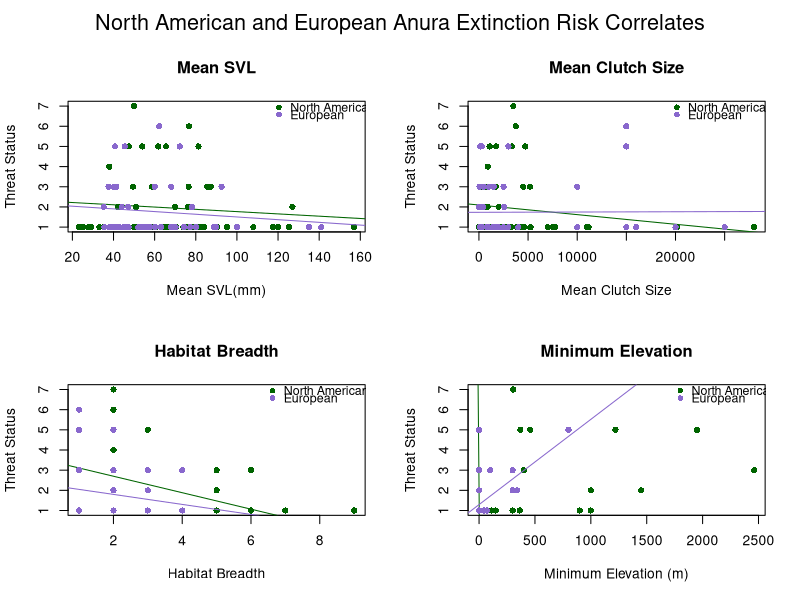
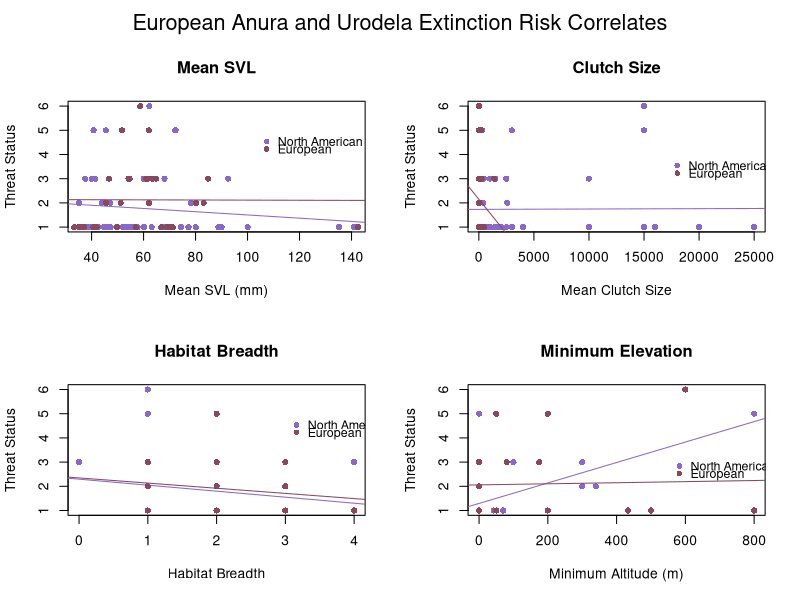
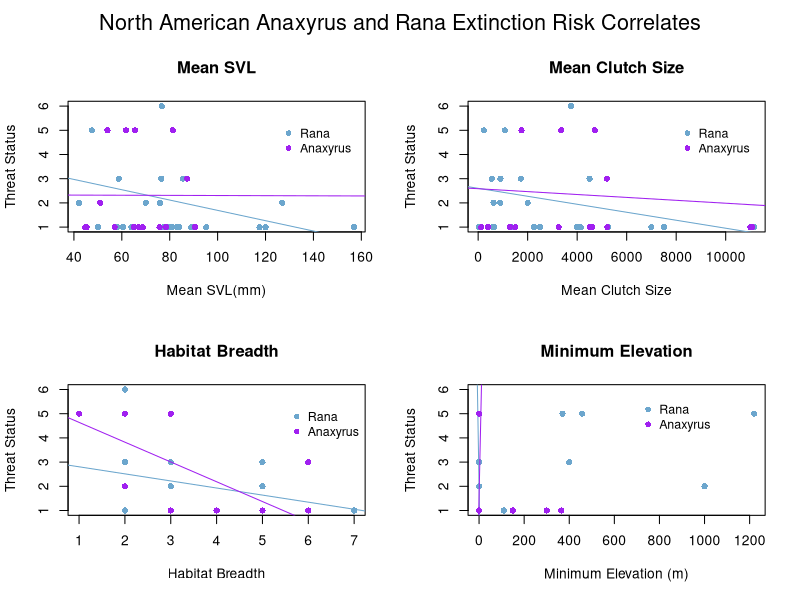

Generate these figures, in order, with R: (Note: this script raises an error after producing the figures.)
# ENEC 395 Undergraduate Research 
# Alicia Wood
# 3/20/17
# Correlates of Extinction Risk in European and North American Amphibians



### Setting my working directory to the folder where all of my data and code are stored

setwd('~/Desktop/Extinction-Risk')

library(dplyr)
library(tidyr)



### Reading in raw data files

NAfrogs = read.table("NorthAmericanFrogs.txt", header=T, sep = '\t', quote = "\"")
NApaired = read.table("NorthAmericanFrogsPaired.txt", header=T, sep='\t', quote = "\"")
EuroAmphib = read.table("EuropeanAmphibians.txt", header=T, sep = '\t', quote = "\"", 
                        na.strings = "DD")
Taxonomy = read.table("Taxonomy.txt", header=T, sep = '\t', quote = "\"")



### Simplifying and preparing data for analysis

#Creating Habitat Breadth columns in both datasets
EuroAmphib$Forest <- apply(EuroAmphib[,c(123:131)], 1, sum)
EuroAmphib$Forest[EuroAmphib$Forest > 0] <- 1
EuroAmphib$Savanna <- apply(EuroAmphib[,c(132:133)], 1, sum)
EuroAmphib$Savanna[EuroAmphib$Savanna > 0] <- 1
EuroAmphib$Shrubland <- apply(EuroAmphib[,c(134:141)], 1, sum)
EuroAmphib$Shrubland[EuroAmphib$Shrubland > 0] <- 1
EuroAmphib$Grassland <- apply(EuroAmphib[,c(142:148)], 1, sum)
EuroAmphib$Grassland[EuroAmphib$Grassland > 0] <- 1
EuroAmphib$Wetlands <- apply(EuroAmphib[,c(149:164)], 1, sum)
EuroAmphib$Wetlands[EuroAmphib$Wetlands > 0] <- 1
EuroAmphib$RockyAreas[EuroAmphib$Habitat_RockyAreas_inland_cliffs_moutain_peaks == 1] <- 1
EuroAmphib$RockyAreas[EuroAmphib$Habitat_RockyAreas_inland_cliffs_moutain_peaks == 0] <- 0
EuroAmphib$Caves <- apply(EuroAmphib[,c(166:167)], 1, sum)
EuroAmphib$Caves[EuroAmphib$Caves > 0] <- 1
EuroAmphib$Deserts <- apply(EuroAmphib[,c(168:170)], 1, sum)
EuroAmphib$Deserts[EuroAmphib$Deserts > 0] <- 1
EuroAmphib$ArtificialTerrestrial <- apply(EuroAmphib[,c(171:176)], 1, sum)
EuroAmphib$ArtificialTerrestrial[EuroAmphib$ArtificialTerrestrial > 0] <- 1
EuroAmphib$Other[EuroAmphib$Habitat_Other_dunes == 1] <- 1
EuroAmphib$Other[EuroAmphib$Habitat_Other_dunes == 0] <- 0
EuroAmphib$HabitatBreadth <- apply(EuroAmphib[,c(255:264)], 1, sum)
NAfrogs$HabitatBreadth <- apply(NAfrogs[,c(22:33)], 1, sum)

#Condensing mean max and min Clutch Size into 1 mean Clutch Size column for NA dataset
NAfrogs$ClutchSize <- ifelse(is.na(NAfrogs$MeanClutchSize), ifelse(is.na(NAfrogs$MaxClutchSize), 
                      ifelse(is.na(NAfrogs$MinClutchSize), NA, NAfrogs$MinClutchSize),
                      ifelse(is.na(NAfrogs$MinClutchSize), NAfrogs$MaxClutchSize, 
                      rowMeans(NAfrogs[,c("MinClutchSize", "MaxClutchSize")]))), 
                      NAfrogs$MeanClutchSize)

#Simplifying NAfrogs SVL data into 1 Mean SVL column
NAfrogs$SVLunspecified <- ifelse(is.na(NAfrogs$MeanSVL_Unspecified_mm), 
                                 ifelse(is.na(NAfrogs$MaxSVL_Unspecified_mm),
                                        ifelse(is.na(NAfrogs$MinSVL_Unspecified_mm), NA, 
                                               NAfrogs$MinSVL_Unspecified_mm), 
                                        ifelse(is.na(NAfrogs$MinSVL_Unspecified_mm), 
                                               NAfrogs$MaxSVL_Unspecified_mm, 
                                               rowMeans(NAfrogs[,c("MinSVL_Unspecified_mm", 
                                                                   "MaxSVL_Unspecified_mm")]))), 
                                 NAfrogs$MeanSVL_Unspecified_mm)
NAfrogs$SVLfemale <- ifelse(is.na(NAfrogs$MeanSVL_Female_mm), 
                            ifelse(is.na(NAfrogs$MaxSVL_Female_mm), 
                                   ifelse(is.na(NAfrogs$MinSVL_Female_mm), NA, 
                                          NAfrogs$MinSVL_Female_mm), 
                                   ifelse(is.na(NAfrogs$MinSVL_Female_mm), 
                                          NAfrogs$MaxSVL_Female_mm, 
                                          rowMeans(NAfrogs[,c("MinSVL_Female_mm", 
                                                              "MaxSVL_Female_mm")]))), 
                            NAfrogs$MeanSVL_Female_mm)
NAfrogs$SVLmale <- ifelse(is.na(NAfrogs$MeanSVL_Male_mm), 
                          ifelse(is.na(NAfrogs$MaxSVL_Male_mm), 
                                 ifelse(is.na(NAfrogs$MinSVL_Male_mm), NA, 
                                        NAfrogs$MinSVL_Male_mm), 
                                 ifelse(is.na(NAfrogs$MinSVL_Male_mm), NAfrogs$MaxSVL_Male_mm, 
                                        rowMeans(NAfrogs[,c("MinSVL_Male_mm", 
                                                            "MaxSVL_Male_mm")]))), 
                          NAfrogs$MeanSVL_Male_mm)
NAfrogs$SVLMFmean <- rowMeans(NAfrogs[,c("SVLfemale", "SVLmale")])
NAfrogs$SVL <- ifelse(!is.na(NAfrogs$SVLunspecified) & !is.na(NAfrogs$SVLfemale) & 
                        !is.na(NAfrogs$SVLmale), rowMeans(NAfrogs[,c("SVLunspecified", 
                                                                     "SVLMFmean")]), 
                      ifelse(is.na(NAfrogs$SVLunspecified), 
                             ifelse(is.na(NAfrogs$SVLfemale), 
                                    ifelse(is.na(NAfrogs$SVLmale), NA, NAfrogs$SVLmale), 
                                    ifelse(is.na(NAfrogs$SVLmale), NAfrogs$SVLfemale, 
                                           NAfrogs$SVLMFmean)), NAfrogs$SVLunspecified))



### Organizing Threat Data

# Creating Continuous Threat Status Values in European Dataset
EuroAmphib$threat[EuroAmphib$IUCN_Status_LeastConcern == 1] <- 1
EuroAmphib$threat[EuroAmphib$IUCN_Status_Vulnerable == 1] <- 2
EuroAmphib$threat[EuroAmphib$IUCN_Status_NearThreatened == 1] <- 3
EuroAmphib$threat[EuroAmphib$IUCN_Status_Endangered == 1] <- 5
EuroAmphib$threat[EuroAmphib$IUCN_Status_CriticallyEndangered == 1] <- 6
# Creating Threat status ordinal values
threat = data.frame(IUCN_Threat_Status = c('LC', 'VU', 'NT', 'TH', 'EN', 'CR', 'EW'),
                    threat = 1:7)



### Joining in taxonomy and threat datasets

NAfrogs <- merge(NAfrogs, Taxonomy, by = "SpeciesName") %>% left_join(threat)
EuroAmphib <- merge(EuroAmphib, Taxonomy, by = "SpeciesName")



### Dividing European dataset into Anura and Urodela order datasets

Efrogs <- EuroAmphib[EuroAmphib$Order == 'Anura',]
Esalamanders <- EuroAmphib[EuroAmphib$Order == 'Urodela',]



##### Plots and Linear Models

## North American and European Anura Comparison
par(mfrow=c(2,2), oma = c(0,0,2,0))
# SVL
plot(NAfrogs$SVL, NAfrogs$threat, xlab = "Mean SVL(mm)", ylab = "Threat Status", 
     main = "Mean SVL", col = "darkgreen", pch = 16)
lm_svl_na = lm(NAfrogs$threat ~ NAfrogs$SVL)
abline(lm_svl_na, col = "darkgreen")
summary(lm_svl_na)
points(Efrogs$SVL_Unspecified_mm, Efrogs$threat, xlab = "Mean SVL (mm)", ylab = "Threat Status", 
       col = "mediumpurple3", pch = 16)
lm_svl_e = lm(Efrogs$threat ~ Efrogs$SVL_Unspecified_mm)
abline(lm_svl_e, col = "mediumpurple3")
summary(lm_svl_e)
legend(115,7.5, c("North American", "European"), pch = 16, 
       col = c("darkgreen", "mediumpurple3"), cex = 0.9, bty = "n", y.intersp = 0.5)
# Clutch Size
plot(NAfrogs$ClutchSize, NAfrogs$threat, xlab = "Mean Clutch Size", ylab = "Threat Status", 
     main = "Mean Clutch Size", col = "darkgreen", pch = 16)
lm_cs_na = lm(NAfrogs$threat ~ NAfrogs$ClutchSize)
abline(lm_cs_na, col = "darkgreen")
summary(lm_cs_na)
points(Efrogs$Number_of_eggs_or_offspring, Efrogs$threat, xlab = "Mean Clutch Size", 
       ylab = "Threat Status", col = "mediumpurple3", pch = 16)
lm_cs_e = lm(Efrogs$threat ~ Efrogs$Number_of_eggs_or_offspring)
abline(lm_cs_e, col = "mediumpurple3")
summary(lm_cs_e)
legend(19000,7.5, c("North American", "European"), pch = 16, 
       col = c("darkgreen", "mediumpurple3"), cex = 0.9, bty = "n", y.intersp = 0.5)
# Habitat Breadth
plot(NAfrogs$HabitatBreadth, NAfrogs$threat, xlab = "Habitat Breadth", ylab = "Threat Status", 
     main = "Habitat Breadth", col = "darkgreen", pch = 16)
lm_hb_na = lm(NAfrogs$threat ~ NAfrogs$HabitatBreadth)
abline(lm_hb_na, col = "darkgreen")
summary(lm_hb_na)
points(Efrogs$HabitatBreadth, Efrogs$threat, xlab = "Habitat Breadth", ylab = "Threat Status", 
       col = "mediumpurple3", pch = 16)
lm_hb_e = lm(Efrogs$threat ~ Efrogs$HabitatBreadth)
abline(lm_hb_e, col = "mediumpurple3")
summary(lm_hb_e)
legend(6.3,7.5, c("North American", "European"), pch = 16, 
       col = c("darkgreen", "mediumpurple3"), cex = 0.9, bty = "n", y.intersp = 0.5)
# Minimum Elevation
plot(NAfrogs$MinElevation_m, NAfrogs$threat, xlab = "Minimum Elevation (m)", 
     ylab = "Threat Status", main = "Minimum Elevation", 
     col = "darkgreen", pch = 16)
lm_me_na = lm(NAfrogs$threat ~ NAfrogs$MinElevation_m)
abline(lm_me_na, col = "darkgreen")
summary(lm_me_na)
points(Efrogs$Altitude_min, Efrogs$threat, xlab = "Minimum Altitude (m)", ylab = "Threat Status", 
       col = "mediumpurple3", pch = 16)
lm_me_e = lm(Efrogs$threat ~ Efrogs$Altitude_min)
abline(lm_me_e, col = "mediumpurple3")
summary(lm_me_e)
legend(1700,7.5, c("North American", "European"), pch = 16, 
       col = c("darkgreen", "mediumpurple3"), cex = 0.9, bty = "n", y.intersp = 0.5)
mtext("North American and European Anura Extinction Risk Correlates", outer = TRUE, cex = 1.3)

# Multi-Variable Linear Model North American Frogs
Multi_lm_na = lm(NAfrogs$threat ~ NAfrogs$SVL + NAfrogs$ClutchSize + NAfrogs$HabitatBreadth + 
                   NAfrogs$MinElevation_m)
summary(Multi_lm_na)
# Multi-Variable Linear Model European Frogs
Multi_lm_e = lm(Efrogs$threat ~ Efrogs$SVL_Unspecified_mm + Efrogs$Number_of_eggs_or_offspring + 
                  Efrogs$HabitatBreadth + Efrogs$Altitude_min)
summary(Multi_lm_e)

## European Anura and Urodela Comparison
par(mfrow=c(2,2), oma = c(0,0,2,0))
# SVL
plot(Efrogs$SVL_Unspecified_mm, Efrogs$threat, xlab = "Mean SVL (mm)", ylab = "Threat Status", 
     col = "mediumpurple3", main = "Mean SVL", pch = 16)
lm_svl_f = lm(Efrogs$threat ~ Efrogs$SVL_Unspecified_mm)
abline(lm_svl_f, col = "mediumpurple3")
summary(lm_svl_f)
points(Esalamanders$SVL_Unspecified_mm, Esalamanders$threat, xlab = "Mean SVL (mm)", 
       ylab = "Threat Status", col = "palevioletred4", pch = 16)
lm_svl_s = lm(Esalamanders$threat ~ Esalamanders$SVL_Unspecified_mm)
abline(lm_svl_s, col = "palevioletred4")
summary(lm_svl_s)
legend(103,5, c("North American", "European"), pch = 16, 
       col = c("mediumpurple3", "palevioletred4"), cex = 0.9, bty = "n", y.intersp = 0.5)
# Clutch Size
plot(Efrogs$Number_of_eggs_or_offspring, Efrogs$threat, xlab = "Mean Clutch Size", 
     ylab = "Threat Status", col = "mediumpurple3", 
     main = "Clutch Size", pch = 16)
lm_cs_f = lm(Efrogs$threat ~ Efrogs$Number_of_eggs_or_offspring)
abline(lm_cs_f, col = "mediumpurple3")
summary(lm_cs_f)
points(Esalamanders$Number_of_eggs_or_offspring, Esalamanders$threat, xlab = "Mean Clutch Size", 
       ylab = "Threat Status", col = "palevioletred4", pch = 16)
lm_cs_s = lm(Esalamanders$threat ~ Esalamanders$Number_of_eggs_or_offspring)
abline(lm_cs_s, col = "palevioletred4")
summary(lm_cs_s)
legend(17000,4, c("North American", "European"), pch = 16, 
       col = c("mediumpurple3", "palevioletred4"), cex = 0.9, bty = "n", y.intersp = 0.5)
# Habitat Breadth
plot(Efrogs$HabitatBreadth, Efrogs$threat, xlab = "Habitat Breadth", 
     ylab = "Threat Status", col = "mediumpurple3", 
     main = "Habitat Breadth", pch = 16)
lm_hb_f = lm(Efrogs$threat ~ Efrogs$HabitatBreadth)
abline(lm_hb_f, col = "mediumpurple3")
summary(lm_hb_f)
points(Esalamanders$HabitatBreadth, Esalamanders$threat, xlab = "Habitat Breadth", 
       ylab = "Threat Status", col = "palevioletred4", pch = 16)
lm_hb_s = lm(Esalamanders$threat ~ Esalamanders$HabitatBreadth)
abline(lm_hb_s, col = "palevioletred4")
summary(lm_hb_s)
legend(3,5, c("North American", "European"), pch = 16, 
       col = c("mediumpurple3", "palevioletred4"), cex = 0.9, bty = "n", y.intersp = 0.5)
# Minimum Elevation
plot(Efrogs$Altitude_min, Efrogs$threat, xlab = "Minimum Altitude (m)", 
     ylab = "Threat Status", col = "mediumpurple3", 
     main = "Minimum Elevation", pch = 16)
lm_me_f = lm(Efrogs$threat ~ Efrogs$Altitude_min)
abline(lm_me_f, col = "mediumpurple3")
summary(lm_me_f)
points(Esalamanders$Altitude_min, Esalamanders$threat, xlab = "Minimum Altitude (m)", 
       ylab = "Threat Status", col = "palevioletred4", pch = 16)
lm_me_s = lm(Esalamanders$threat ~ Esalamanders$Altitude_min)
abline(lm_me_s, col = "palevioletred4")
summary(lm_me_s)
legend(550,3.3, c("North American", "European"), pch = 16, 
       col = c("mediumpurple3", "palevioletred4"), cex = 0.9, bty = "n", y.intersp = 0.5)
mtext("European Anura and Urodela Extinction Risk Correlates", outer = TRUE, cex = 1.3)

# Multi-Variable Linear Model European Frogs
Multi_lm_e = lm(Efrogs$threat ~ Efrogs$SVL_Unspecified_mm + 
                  Efrogs$Number_of_eggs_or_offspring + 
                  Efrogs$HabitatBreadth + Efrogs$Altitude_min)
summary(Multi_lm_e)
# Multi-Variable Linear Model European Frogs
Multi_lm_s = lm(Esalamanders$threat ~ Esalamanders$SVL_Unspecified_mm + 
                  Esalamanders$Number_of_eggs_or_offspring + Esalamanders$HabitatBreadth + 
                  Esalamanders$Altitude_min)
summary(Multi_lm_s)

## North American Anaxyrus and Rana Analyses
Rana = NAfrogs[NAfrogs$Genus == 'Rana',]
Anaxyrus = NAfrogs[NAfrogs$Genus == 'Anaxyrus',]
par(mfrow=c(2,2), oma = c(0,0,2,0))
# SVL
plot(Rana$SVL, Rana$threat, xlab = "Mean SVL(mm)", ylab = "Threat Status", 
     main = "Mean SVL", col = "skyblue3", pch = 16)
lm_svl_r = lm(Rana$threat ~ Rana$SVL)
abline(lm_svl_r, col = "skyblue3")
summary(lm_svl_r)
points(Anaxyrus$SVL, Anaxyrus$threat, xlab = "Mean SVL(mm)", ylab = "Threat Status", 
       col = "purple", pch = 16)
lm_svl_a = lm(Anaxyrus$threat ~ Anaxyrus$SVL)
abline(lm_svl_a, col = "purple")
summary(lm_svl_a)
legend(125,5.5, c("Rana", "Anaxyrus"), pch = 16, 
       col = c("skyblue3", "purple"), cex = 0.9, bty = "n")
# Clutch Size
plot(Rana$ClutchSize, Rana$threat, xlab = "Mean Clutch Size", ylab = "Threat Status", 
     main = "Mean Clutch Size", 
     col = "skyblue3", pch = 16)
lm_cs_r = lm(Rana$threat ~ Rana$ClutchSize)
abline(lm_cs_r, col = "skyblue3")
summary(lm_cs_r)
points(Anaxyrus$ClutchSize, Anaxyrus$threat, xlab = "Mean Clutch Size", ylab = "Threat Status", 
       col = "purple", pch = 16)
lm_cs_a = lm(Anaxyrus$threat ~ Anaxyrus$ClutchSize)
abline(lm_cs_a, col = "purple")
summary(lm_cs_a)
legend(8000,5.5, c("Rana", "Anaxyrus"), pch = 16, 
       col = c("skyblue3", "purple"), cex = 0.9, bty = "n")
# Habitat Breadth
plot(Rana$HabitatBreadth, Rana$threat, xlab = "Habitat Breadth", ylab = "Threat Status", 
     main = "Habitat Breadth", 
     col = "skyblue3", pch = 16)
lm_hb_r = lm(Rana$threat ~ Rana$HabitatBreadth)
abline(lm_hb_r, col = "skyblue3")
summary(lm_hb_r)
points(Anaxyrus$HabitatBreadth, Anaxyrus$threat, xlab = "Habitat Breadth", 
       ylab = "Threat Status", col = "purple", pch = 16)
lm_hb_a = lm(Anaxyrus$threat ~ Anaxyrus$HabitatBreadth)
abline(lm_hb_a, col = "purple")
summary(lm_hb_a)
legend(5.5,5.5, c("Rana", "Anaxyrus"), pch = 16, 
       col = c("skyblue3", "purple"), cex = 0.9, bty = "n")
# Minimum Elevation
plot(Rana$MinElevation_m, Rana$threat, xlab = "Minimum Elevation (m)", ylab = "Threat Status", 
     main = "Minimum Elevation", 
     col = "skyblue3", pch = 16)
lm_me_r = lm(Rana$threat ~ Rana$MinElevation_m)
abline(lm_me_r, col = "skyblue3")
summary(lm_me_r)
points(Anaxyrus$MinElevation_m, Anaxyrus$threat, xlab = "Minimum Elevation (m)", 
       ylab = "Threat Status", col = "purple", pch = 16)
lm_me_a = lm(Anaxyrus$threat ~ Anaxyrus$MinElevation_m)
abline(lm_me_a, col = "purple")
summary(lm_me_a)
legend(700,5.8, c("Rana", "Anaxyrus"), pch = 16, 
       col = c("skyblue3", "purple"), cex = 0.9, bty = "n")
mtext("North American Anaxyrus and Rana Extinction Risk Correlates", outer = TRUE, cex = 1.3)

# Multi-Variable Linear Model North American Rana
Multi_lm_r = lm(Rana$threat ~ Rana$SVL + Rana$ClutchSize + Rana$HabitatBreadth + 
                  Rana$MinElevation_m)
summary(Multi_lm_r)
# Multi-Variable Linear Model North American Anaxyrus
Multi_lm_a = lm(Anaxyrus$threat ~ Anaxyrus$SVL + Anaxyrus$ClutchSize + 
                  Anaxyrus$HabitatBreadth + Anaxyrus$MinElevation_m)
summary(Multi_lm_a)



#### Paired Analysis

#preparing the paired dataset
NApaired$HabitatBreadth1 <- apply(NApaired[,c(24:35)], 1, sum)
NApaired$HabitatBreadth2 <- apply(NApaired[,c(63:74)], 1, sum)

NApaired$ClutchSize1 <- ifelse(is.na(NApaired$MeanClutchSize1), 
                               ifelse(is.na(NApaired$MaxClutchSize1), 
                                      ifelse(is.na(NApaired$MinClutchSize1), NA, 
                                             NApaired$MinClutchSize1), 
                                      ifelse(is.na(NApaired$MinClutchSize1), 
                                             NApaired$MaxClutchSize1, 
                                             rowMeans(NApaired[,c("MinClutchSize1", 
                                                                  "MaxClutchSize1")]))), 
                               NApaired$MeanClutchSize1)
NApaired$ClutchSize2 <- ifelse(is.na(NApaired$MeanClutchSize2), 
                               ifelse(is.na(NApaired$MaxClutchSize2), 
                                      ifelse(is.na(NApaired$MinClutchSize2), NA, 
                                             NApaired$MinClutchSize2), 
                                      ifelse(is.na(NApaired$MinClutchSize2), 
                                             NApaired$MaxClutchSize2, 
                                             rowMeans(NApaired[,c("MinClutchSize2", 
                                                                  "MaxClutchSize2")]))), 
                               NApaired$MeanClutchSize2)

NApaired$SVLunspecified1 <- ifelse(is.na(NApaired$MeanSVL_Unspecified_mm1), 
                                   ifelse(is.na(NApaired$MaxSVL_Unspecified_mm1), 
                                          ifelse(is.na(NApaired$MinSVL_Unspecified_mm1), NA, 
                                                 NApaired$MinSVL_Unspecified_mm1), 
                                          ifelse(is.na(NApaired$MinSVL_Unspecified_mm1), 
                                                 NApaired$MaxSVL_Unspecified_mm1, 
                                                 rowMeans(NApaired[,c("MinSVL_Unspecified_mm1", 
                                                                      "MaxSVL_Unspecified_mm1")]))), 
                                   NApaired$MeanSVL_Unspecified_mm1)
NApaired$SVLfemale1 <- ifelse(is.na(NApaired$MeanSVL_Female_mm1), 
                              ifelse(is.na(NApaired$MaxSVL_Female_mm1), 
                                     ifelse(is.na(NApaired$MinSVL_Female_mm1), NA, 
                                            NApaired$MinSVL_Female_mm1), 
                                     ifelse(is.na(NApaired$MinSVL_Female_mm1), 
                                            NApaired$MaxSVL_Female_mm1, 
                                            rowMeans(NApaired[,c("MinSVL_Female_mm1", 
                                                                 "MaxSVL_Female_mm1")]))), 
                              NApaired$MeanSVL_Female_mm1)
NApaired$SVLmale1 <- ifelse(is.na(NApaired$MeanSVL_Male_mm1), 
                            ifelse(is.na(NApaired$MaxSVL_Male_mm1), 
                                   ifelse(is.na(NApaired$MinSVL_Male_mm1), NA, 
                                          NApaired$MinSVL_Male_mm1), 
                                   ifelse(is.na(NApaired$MinSVL_Male_mm1), 
                                          NApaired$MaxSVL_Male_mm1, 
                                          rowMeans(NApaired[,c("MinSVL_Male_mm1", 
                                                               "MaxSVL_Male_mm1")]))), 
                            NApaired$MeanSVL_Male_mm1)
NApaired$SVLMFmean1 <- rowMeans(NApaired[,c("SVLfemale1", "SVLmale1")])
NApaired$SVL1 <- ifelse(!is.na(NApaired$SVLunspecified1) & !is.na(NApaired$SVLfemale1) & 
                          !is.na(NApaired$SVLmale1),
                        rowMeans(NApaired[,c("SVLunspecified1", "SVLMFmean1")]), 
                        ifelse(is.na(NApaired$SVLunspecified1), 
                               ifelse(is.na(NApaired$SVLfemale1), 
                                      ifelse(is.na(NApaired$SVLmale1), NA, 
                                             NApaired$SVLmale1), 
                                      ifelse(is.na(NApaired$SVLmale1), 
                                             NApaired$SVLfemale1, NApaired$SVLMFmean1)), 
                               NApaired$SVLunspecified1))
NApaired$SVLunspecified2 <- ifelse(is.na(NApaired$MeanSVL_Unspecified_mm2), 
                                   ifelse(is.na(NApaired$MaxSVL_Unspecified_mm2), 
                                          ifelse(is.na(NApaired$MinSVL_Unspecified_mm2), NA, 
                                                 NApaired$MinSVL_Unspecified_mm2), 
                                          ifelse(is.na(NApaired$MinSVL_Unspecified_mm2), 
                                                 NApaired$MaxSVL_Unspecified_mm2, 
                                                 rowMeans(NApaired[,c("MinSVL_Unspecified_mm2", 
                                                                      "MaxSVL_Unspecified_mm2")]))), 
                                   NApaired$MeanSVL_Unspecified_mm2)
NApaired$SVLfemale2 <- ifelse(is.na(NApaired$MeanSVL_Female_mm2), 
                              ifelse(is.na(NApaired$MaxSVL_Female_mm2), 
                                     ifelse(is.na(NApaired$MinSVL_Female_mm2), NA, 
                                            NApaired$MinSVL_Female_mm2), 
                                     ifelse(is.na(NApaired$MinSVL_Female_mm2), 
                                            NApaired$MaxSVL_Female_mm2, 
                                            rowMeans(NApaired[,c("MinSVL_Female_mm2", 
                                                                 "MaxSVL_Female_mm2")]))), 
                              NApaired$MeanSVL_Female_mm2)
NApaired$SVLmale2 <- ifelse(is.na(NApaired$MeanSVL_Male_mm2), 
                            ifelse(is.na(NApaired$MaxSVL_Male_mm2), 
                                   ifelse(is.na(NApaired$MinSVL_Male_mm2), NA, 
                                          NApaired$MinSVL_Male_mm2), 
                                   ifelse(is.na(NApaired$MinSVL_Male_mm2), 
                                          NApaired$MaxSVL_Male_mm2, 
                                          rowMeans(NApaired[,c("MinSVL_Male_mm2", 
                                                               "MaxSVL_Male_mm2")]))), 
                            NApaired$MeanSVL_Male_mm2)
NApaired$SVLMFmean2 <- rowMeans(NApaired[,c("SVLfemale2", "SVLmale2")])
NApaired$SVL2 <- ifelse(!is.na(NApaired$SVLunspecified2) & !is.na(NApaired$SVLfemale2) & 
                          !is.na(NApaired$SVLmale2), 
                        rowMeans(NApaired[,c("SVLunspecified2", "SVLMFmean2")]), 
                        ifelse(is.na(NApaired$SVLunspecified2), 
                               ifelse(is.na(NApaired$SVLfemale2), 
                                      ifelse(is.na(NApaired$SVLmale2), NA, 
                                             NApaired$SVLmale2), 
                                      ifelse(is.na(NApaired$SVLmale2), NApaired$SVLfemale2, 
                                             NApaired$SVLMFmean2)), NApaired$SVLunspecified2))

## Wilcoxon Tests
wilcox.test(NApaired$SVL1, NApaired$SVL2, paired = TRUE)
wilcox.test(NApaired$ClutchSize1, NApaired$ClutchSize2, paired = TRUE)
wilcox.test(NApaired$HabitatBreadth1, NApaired$HabitatBreadth2, paired = TRUE)
wilcox.test(NApaired$MinElevation_m1, NApaired$MinElevation_m2, paired = TRUE)



### Diet
diet = data.frame(diet = c('Ins', 'Mol', 'Can'), dietid = 1:3)

NAthreatgroups <- group_by(NAfrogs, threat) %>%
  summarise(Ins = sum(Insectivorous, na.rm = TRUE), 
            Mol = sum(Moluscivorous, na.rm = TRUE), 
            Can = sum(Cannibalism, na.rm = TRUE)) %>%
  gather(key = diet, value = n, Ins:Can) %>%
  left_join(diet) %>% data.frame()
plot(NAthreatgroups$dietid, NAthreatgroups$threat, pch = 16, 
     cex = NAthreatgroups$n/8, col = "darkgreen")
